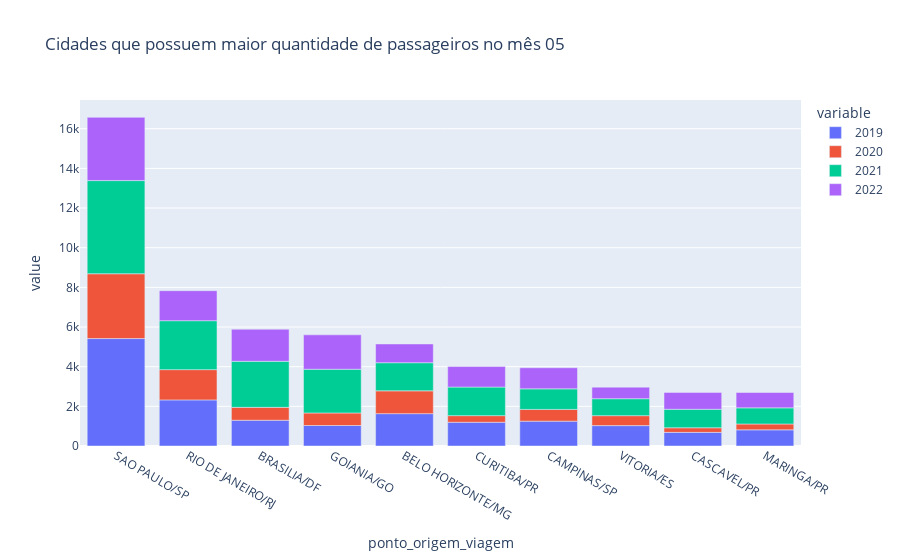

Notebook code for this chart:
### Code cell
analiseTemporal(df=bilhetes, mes=5, numAmostras=10, sentido=True)

### Figure 1 — Plotly figure (JSON) as saved in the notebook; plotly's stock layout.template omitted (floating-point values rounded to 4 significant figures)
{"data": [{"alignmentgroup": "True", "hovertemplate": "variable=2019<br>ponto_origem_viagem=%{x}<br>value=%{y}<extra></extra>", "legendgroup": "2019", "marker": {"color": "#636efa", "pattern": {"shape": ""}}, "name": "2019", "offsetgroup": "2019", "orientation": "v", "showlegend": true, "textposition": "auto", "type": "bar", "x": ["SAO PAULO/SP", "RIO DE JANEIRO/RJ", "BRASILIA/DF", "GOIANIA/GO", "BELO HORIZONTE/MG", "CURITIBA/PR", "CAMPINAS/SP", "VITORIA/ES", "CASCAVEL/PR", "MARINGA/PR"], "xaxis": "x", "y": [5418, 2324, 1298, 1033, 1632, 1198, 1253, 1028, 688, 814], "yaxis": "y"}, {"alignmentgroup": "True", "hovertemplate": "variable=2020<br>ponto_origem_viagem=%{x}<br>value=%{y}<extra></extra>", "legendgroup": "2020", "marker": {"color": "#EF553B", "pattern": {"shape": ""}}, "name": "2020", "offsetgroup": "2020", "orientation": "v", "showlegend": true, "textposition": "auto", "type": "bar", "x": ["SAO PAULO/SP", "RIO DE JANEIRO/RJ", "BRASILIA/DF", "GOIANIA/GO", "BELO HORIZONTE/MG", "CURITIBA/PR", "CAMPINAS/SP", "VITORIA/ES", "CASCAVEL/PR", "MARINGA/PR"], "xaxis": "x", "y": [3269, 1527, 650, 633, 1150, 333, 592, 502, 231, 296], "yaxis": "y"}, {"alignmentgroup": "True", "hovertemplate": "variable=2021<br>ponto_origem_viagem=%{x}<br>value=%{y}<extra></extra>", "legendgroup": "2021", "marker": {"color": "#00cc96", "pattern": {"shape": ""}}, "name": "2021", "offsetgroup": "2021", "orientation": "v", "showlegend": true, "textposition": "auto", "type": "bar", "x": ["SAO PAULO/SP", "RIO DE JANEIRO/RJ", "BRASILIA/DF", "GOIANIA/GO", "BELO HORIZONTE/MG", "CURITIBA/PR", "CAMPINAS/SP", "VITORIA/ES", "CASCAVEL/PR", "MARINGA/PR"], "xaxis": "x", "y": [4698, 2468, 2324, 2205, 1418, 1441, 1036, 855, 933, 813], "yaxis": "y"}, {"alignmentgroup": "True", "hovertemplate": "variable=2022<br>ponto_origem_viagem=%{x}<br>value=%{y}<extra></extra>", "legendgroup": "2022", "marker": {"color": "#ab63fa", "pattern": {"shape": ""}}, "name": "2022", "offsetgroup": "2022", "orientation": "v", "showlegend": true, "textposition": "auto", "type": "bar", "x": ["SAO PAULO/SP", "RIO DE JANEIRO/RJ", "BRASILIA/DF", "GOIANIA/GO", "BELO HORIZONTE/MG", "CURITIBA/PR", "CAMPINAS/SP", "VITORIA/ES", "CASCAVEL/PR", "MARINGA/PR"], "xaxis": "x", "y": [3191, 1513, 1615, 1735, 945, 1034, 1064, 584, 852, 775], "yaxis": "y"}], "layout": {"barmode": "relative", "legend": {"title": {"text": "variable"}, "tracegroupgap": 0}, "title": {"text": "Cidades que possuem maior quantidade de passageiros no mês 05"}, "xaxis": {"anchor": "y", "domain": [0, 1], "title": {"text": "ponto_origem_viagem"}}, "yaxis": {"anchor": "x", "domain": [0, 1], "title": {"text": "value"}}}}
